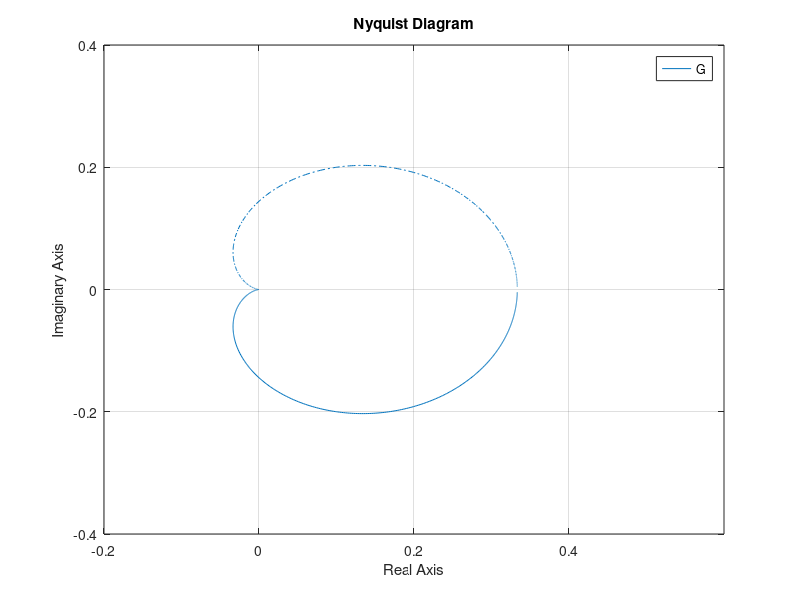

The MATLAB script that drew this image: (Note: this script raises an error after producing the figure.)
G=tf(1,[1,4,3]); 
nyquist(G); 
axis([-0.2,0.6,-0.4,0.4]), 
[Kc,pp,wg,wp]=margin(G); 
[Kc,wg]; 
Tc=2*pi/wg; 
[Gc1,Kp1]=zn(1,[Kc,Tc,10]); 
[Kp1]; 
[Gc2,Kp2,Ti2]=zn(2,[Kc,Tc,10]); 
[Kp2,Ti2]; 
[Gc3,Kp3,Ti3,Td3]=zn(3,[Kc,Tc,10]); 
[Kp3,Ti3,Td3];
G_c1=feedback(G*Gc1,1); 
G_c2=feedback(G*Gc2,1); 
G_c3=feedback(G*Gc3,1); 
step(G_c1,G_c2,G_c3);
